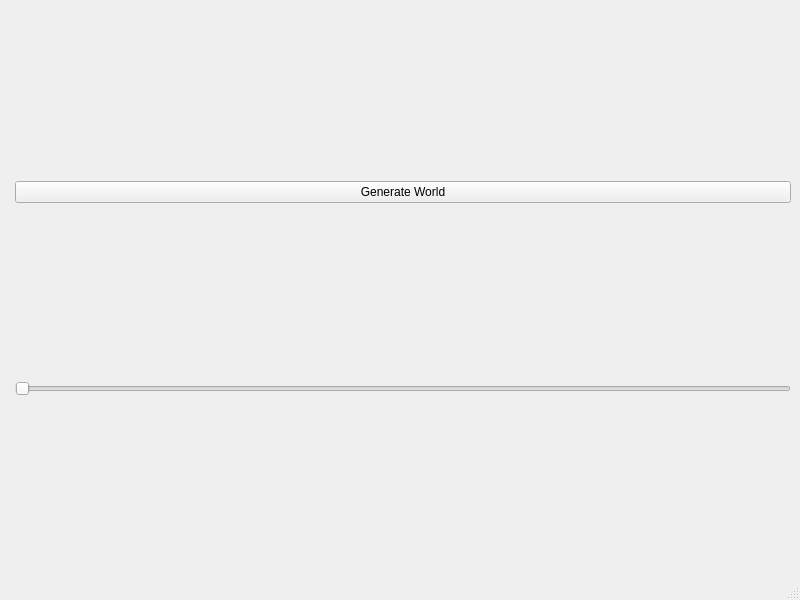
<?xml version="1.0" encoding="UTF-8"?>
<ui version="4.0">
 <class>MainWindow</class>
 <widget class="QMainWindow" name="MainWindow">
  <property name="geometry">
   <rect>
    <x>0</x>
    <y>0</y>
    <width>800</width>
    <height>600</height>
   </rect>
  </property>
  <property name="windowTitle">
   <string>Minecraft World Generator</string>
  </property>
  <widget class="QWidget" name="centralwidget">
   <layout class="QHBoxLayout" name="horizontalLayout">
    <item>
     <widget class="QWidget" name="landscapeWidget" native="true"/>
    </item>
    <item>
     <layout class="QVBoxLayout" name="controlsLayout">
      <item>
       <widget class="QPushButton" name="generateButton">
        <property name="text">
         <string>Generate World</string>
        </property>
       </widget>
      </item>
      <item>
       <widget class="QSlider" name="scaleSlider">
        <property name="orientation">
         <enum>Qt::Horizontal</enum>
        </property>
       </widget>
      </item>
      <!-- Add more sliders and controls here -->
     </layout>
    </item>
   </layout>
  </widget>
  <widget class="QMenuBar" name="menubar">
   <property name="geometry">
    <rect>
     <x>0</x>
     <y>0</y>
     <width>800</width>
     <height>21</height>
    </rect>
   </property>
  </widget>
  <widget class="QStatusBar" name="statusbar"/>
 </widget>
 <resources/>
 <connections/>
</ui>
